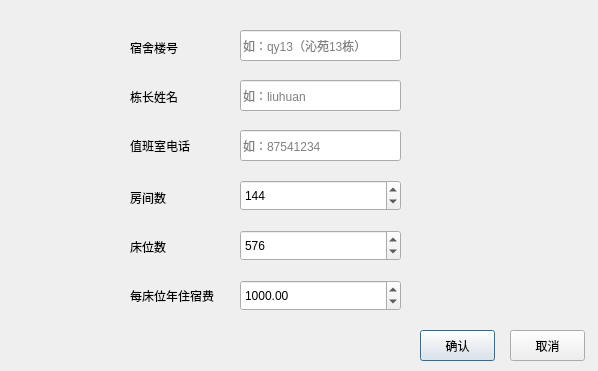
<?xml version="1.0" encoding="UTF-8"?>
<ui version="4.0">
 <class>dlg_3</class>
 <widget class="QDialog" name="dlg_3">
  <property name="geometry">
   <rect>
    <x>0</x>
    <y>0</y>
    <width>598</width>
    <height>371</height>
   </rect>
  </property>
  <property name="windowTitle">
   <string>录入宿舍楼基本信息</string>
  </property>
  <widget class="QLabel" name="label">
   <property name="geometry">
    <rect>
     <x>130</x>
     <y>32</y>
     <width>54</width>
     <height>31</height>
    </rect>
   </property>
   <property name="text">
    <string>宿舍楼号</string>
   </property>
  </widget>
  <widget class="QLineEdit" name="lineEdit">
   <property name="geometry">
    <rect>
     <x>240</x>
     <y>30</y>
     <width>161</width>
     <height>31</height>
    </rect>
   </property>
   <property name="placeholderText">
    <string>如：qy13（沁苑13栋）</string>
   </property>
  </widget>
  <widget class="QLabel" name="label_2">
   <property name="geometry">
    <rect>
     <x>130</x>
     <y>81</y>
     <width>54</width>
     <height>31</height>
    </rect>
   </property>
   <property name="text">
    <string>栋长姓名</string>
   </property>
  </widget>
  <widget class="QLineEdit" name="lineEdit_2">
   <property name="geometry">
    <rect>
     <x>240</x>
     <y>80</y>
     <width>161</width>
     <height>31</height>
    </rect>
   </property>
   <property name="placeholderText">
    <string>如：liuhuan</string>
   </property>
  </widget>
  <widget class="QLabel" name="label_3">
   <property name="geometry">
    <rect>
     <x>130</x>
     <y>130</y>
     <width>71</width>
     <height>31</height>
    </rect>
   </property>
   <property name="text">
    <string>值班室电话</string>
   </property>
  </widget>
  <widget class="QLineEdit" name="lineEdit_3">
   <property name="geometry">
    <rect>
     <x>240</x>
     <y>130</y>
     <width>161</width>
     <height>31</height>
    </rect>
   </property>
   <property name="placeholderText">
    <string>如：87541234</string>
   </property>
  </widget>
  <widget class="QLabel" name="label_4">
   <property name="geometry">
    <rect>
     <x>130</x>
     <y>182</y>
     <width>54</width>
     <height>31</height>
    </rect>
   </property>
   <property name="text">
    <string>房间数</string>
   </property>
  </widget>
  <widget class="QSpinBox" name="spinBox">
   <property name="geometry">
    <rect>
     <x>240</x>
     <y>180</y>
     <width>161</width>
     <height>31</height>
    </rect>
   </property>
   <property name="maximum">
    <number>200</number>
   </property>
   <property name="singleStep">
    <number>200</number>
   </property>
   <property name="value">
    <number>144</number>
   </property>
  </widget>
  <widget class="QLabel" name="label_5">
   <property name="geometry">
    <rect>
     <x>130</x>
     <y>231</y>
     <width>54</width>
     <height>31</height>
    </rect>
   </property>
   <property name="text">
    <string>床位数</string>
   </property>
  </widget>
  <widget class="QSpinBox" name="spinBox_2">
   <property name="geometry">
    <rect>
     <x>240</x>
     <y>230</y>
     <width>161</width>
     <height>31</height>
    </rect>
   </property>
   <property name="maximum">
    <number>1000</number>
   </property>
   <property name="value">
    <number>576</number>
   </property>
  </widget>
  <widget class="QLabel" name="label_6">
   <property name="geometry">
    <rect>
     <x>130</x>
     <y>280</y>
     <width>91</width>
     <height>31</height>
    </rect>
   </property>
   <property name="text">
    <string>每床位年住宿费</string>
   </property>
  </widget>
  <widget class="QDoubleSpinBox" name="doubleSpinBox">
   <property name="geometry">
    <rect>
     <x>240</x>
     <y>280</y>
     <width>161</width>
     <height>31</height>
    </rect>
   </property>
   <property name="maximum">
    <double>10000.000000000000000</double>
   </property>
   <property name="value">
    <double>1000.000000000000000</double>
   </property>
  </widget>
  <widget class="QPushButton" name="pushButton">
   <property name="geometry">
    <rect>
     <x>420</x>
     <y>330</y>
     <width>75</width>
     <height>31</height>
    </rect>
   </property>
   <property name="cursor">
    <cursorShape>PointingHandCursor</cursorShape>
   </property>
   <property name="text">
    <string>确认</string>
   </property>
  </widget>
  <widget class="QPushButton" name="pushButton_2">
   <property name="geometry">
    <rect>
     <x>510</x>
     <y>330</y>
     <width>75</width>
     <height>31</height>
    </rect>
   </property>
   <property name="cursor">
    <cursorShape>PointingHandCursor</cursorShape>
   </property>
   <property name="text">
    <string>取消</string>
   </property>
  </widget>
 </widget>
 <resources/>
 <connections>
  <connection>
   <sender>pushButton</sender>
   <signal>clicked()</signal>
   <receiver>dlg_3</receiver>
   <slot>accept()</slot>
   <hints>
    <hint type="sourcelabel">
     <x>439</x>
     <y>346</y>
    </hint>
    <hint type="destinationlabel">
     <x>319</x>
     <y>342</y>
    </hint>
   </hints>
  </connection>
  <connection>
   <sender>pushButton_2</sender>
   <signal>clicked()</signal>
   <receiver>dlg_3</receiver>
   <slot>close()</slot>
   <hints>
    <hint type="sourcelabel">
     <x>531</x>
     <y>343</y>
    </hint>
    <hint type="destinationlabel">
     <x>531</x>
     <y>279</y>
    </hint>
   </hints>
  </connection>
 </connections>
</ui>
